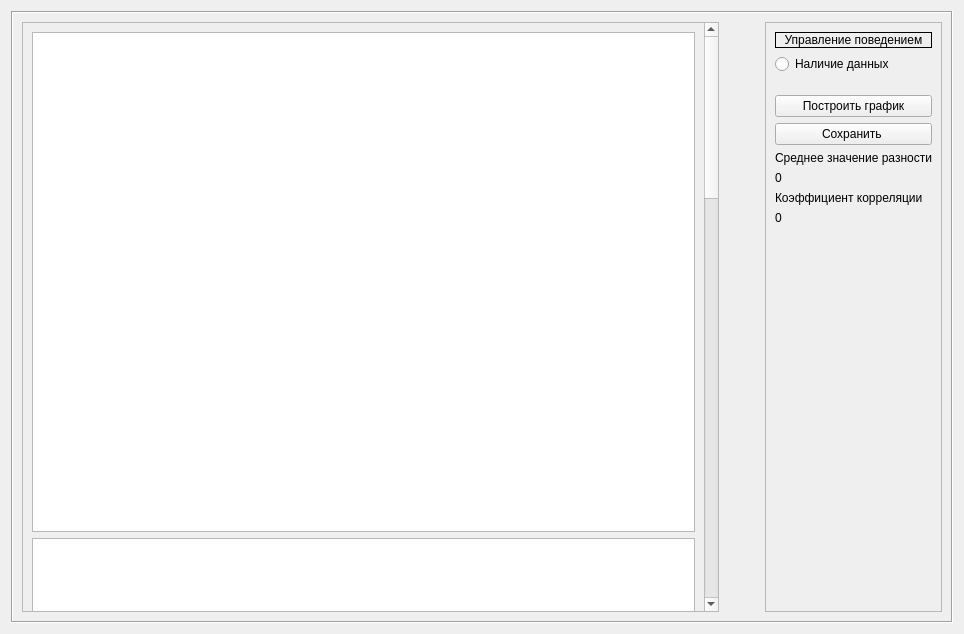
<?xml version="1.0" encoding="UTF-8"?>
<ui version="4.0">
 <class>Plot</class>
 <widget class="QWidget" name="Plot">
  <property name="geometry">
   <rect>
    <x>0</x>
    <y>0</y>
    <width>964</width>
    <height>634</height>
   </rect>
  </property>
  <property name="windowTitle">
   <string>Form</string>
  </property>
  <layout class="QVBoxLayout" name="verticalLayout_2">
   <item>
    <layout class="QVBoxLayout" name="verticalLayout">
     <item>
      <widget class="QScrollArea" name="scrollArea">
       <property name="frameShape">
        <enum>QFrame::Box</enum>
       </property>
       <property name="widgetResizable">
        <bool>true</bool>
       </property>
       <widget class="QWidget" name="scrollAreaWidgetContents">
        <property name="geometry">
         <rect>
          <x>0</x>
          <y>0</y>
          <width>936</width>
          <height>606</height>
         </rect>
        </property>
        <layout class="QVBoxLayout" name="verticalLayout_4">
         <item>
          <layout class="QHBoxLayout" name="horizontalLayout">
           <item>
            <widget class="QScrollArea" name="scrollArea_2">
             <property name="widgetResizable">
              <bool>true</bool>
             </property>
             <widget class="QWidget" name="scrollAreaWidgetContents_3">
              <property name="geometry">
               <rect>
                <x>0</x>
                <y>0</y>
                <width>618</width>
                <height>2043</height>
               </rect>
              </property>
              <layout class="QVBoxLayout" name="verticalLayout_9">
               <item>
                <widget class="QGraphicsView" name="graphicsView_5">
                 <property name="minimumSize">
                  <size>
                   <width>0</width>
                   <height>500</height>
                  </size>
                 </property>
                </widget>
               </item>
               <item>
                <widget class="QGraphicsView" name="graphicsView_6">
                 <property name="minimumSize">
                  <size>
                   <width>0</width>
                   <height>500</height>
                  </size>
                 </property>
                </widget>
               </item>
               <item>
                <widget class="QGraphicsView" name="graphicsView_7">
                 <property name="minimumSize">
                  <size>
                   <width>0</width>
                   <height>500</height>
                  </size>
                 </property>
                </widget>
               </item>
               <item>
                <widget class="QGraphicsView" name="graphicsView_8">
                 <property name="minimumSize">
                  <size>
                   <width>0</width>
                   <height>500</height>
                  </size>
                 </property>
                </widget>
               </item>
              </layout>
             </widget>
            </widget>
           </item>
           <item>
            <spacer name="horizontalSpacer">
             <property name="orientation">
              <enum>Qt::Horizontal</enum>
             </property>
             <property name="sizeType">
              <enum>QSizePolicy::Preferred</enum>
             </property>
             <property name="sizeHint" stdset="0">
              <size>
               <width>40</width>
               <height>20</height>
              </size>
             </property>
            </spacer>
           </item>
           <item>
            <widget class="QFrame" name="frame_2">
             <property name="frameShape">
              <enum>QFrame::StyledPanel</enum>
             </property>
             <property name="frameShadow">
              <enum>QFrame::Raised</enum>
             </property>
             <layout class="QVBoxLayout" name="verticalLayout_5" stretch="0,0,0,0,0,0,0,0,0">
              <item>
               <layout class="QVBoxLayout" name="verticalLayout_3">
                <item>
                 <widget class="QLabel" name="label">
                  <property name="sizePolicy">
                   <sizepolicy hsizetype="Preferred" vsizetype="Preferred">
                    <horstretch>0</horstretch>
                    <verstretch>0</verstretch>
                   </sizepolicy>
                  </property>
                  <property name="frameShape">
                   <enum>QFrame::Box</enum>
                  </property>
                  <property name="text">
                   <string>Управление поведением</string>
                  </property>
                  <property name="alignment">
                   <set>Qt::AlignCenter</set>
                  </property>
                 </widget>
                </item>
                <item>
                 <widget class="QRadioButton" name="radioButton">
                  <property name="autoFillBackground">
                   <bool>false</bool>
                  </property>
                  <property name="text">
                   <string>Наличие данных</string>
                  </property>
                  <property name="checkable">
                   <bool>true</bool>
                  </property>
                 </widget>
                </item>
               </layout>
              </item>
              <item>
               <spacer name="verticalSpacer_2">
                <property name="orientation">
                 <enum>Qt::Vertical</enum>
                </property>
                <property name="sizeType">
                 <enum>QSizePolicy::Minimum</enum>
                </property>
                <property name="sizeHint" stdset="0">
                 <size>
                  <width>20</width>
                  <height>15</height>
                 </size>
                </property>
               </spacer>
              </item>
              <item>
               <widget class="QPushButton" name="pbStart">
                <property name="text">
                 <string>Построить график</string>
                </property>
               </widget>
              </item>
              <item>
               <widget class="QPushButton" name="pbScreenshot">
                <property name="text">
                 <string>Сохранить </string>
                </property>
               </widget>
              </item>
              <item>
               <widget class="QLabel" name="label_2">
                <property name="text">
                 <string>Среднее значение разности</string>
                </property>
               </widget>
              </item>
              <item>
               <widget class="QLabel" name="label_3">
                <property name="text">
                 <string>0</string>
                </property>
               </widget>
              </item>
              <item>
               <widget class="QLabel" name="label_4">
                <property name="text">
                 <string>Коэффициент корреляции</string>
                </property>
               </widget>
              </item>
              <item>
               <widget class="QLabel" name="label_5">
                <property name="text">
                 <string>0</string>
                </property>
               </widget>
              </item>
              <item>
               <spacer name="verticalSpacer">
                <property name="orientation">
                 <enum>Qt::Vertical</enum>
                </property>
                <property name="sizeHint" stdset="0">
                 <size>
                  <width>20</width>
                  <height>40</height>
                 </size>
                </property>
               </spacer>
              </item>
             </layout>
            </widget>
           </item>
          </layout>
         </item>
        </layout>
       </widget>
      </widget>
     </item>
    </layout>
   </item>
  </layout>
 </widget>
 <resources/>
 <connections/>
</ui>
